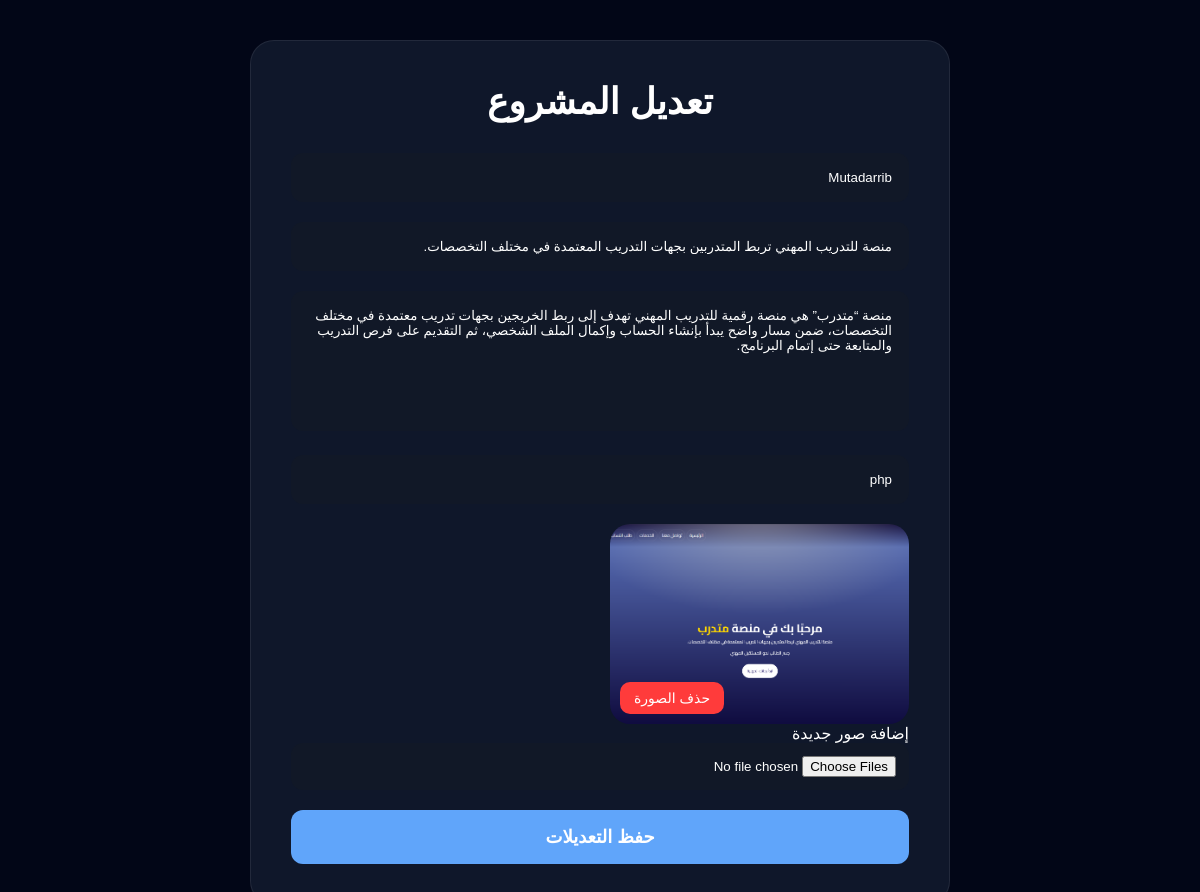
/admin/edit-project.php?id=4 (signed in), run on the app's committed database.
### tables this page shows
CREATE TABLE `projects` (
  `id` int(11) NOT NULL,
  `title` varchar(255) NOT NULL,
  `description` text NOT NULL,
  `content` longtext NOT NULL,
  `technologies` text DEFAULT NULL,
  `created_at` timestamp NOT NULL DEFAULT current_timestamp()
);

CREATE TABLE `project_images` (
  `id` int(11) NOT NULL,
  `project_id` int(11) NOT NULL,
  `image` varchar(255) NOT NULL
);

### admin/edit-project.php (the view, shortened to what this page needs)
<?php
require_once '../config/db.php';
$id = $_GET['id'] ?? 0;
$stmt = $pdo->prepare("
    SELECT *
    FROM projects
    WHERE id = ?
");
$stmt->execute([$id]);
$project = $stmt->fetch();
$imageStmt = $pdo->prepare("
    SELECT *
    FROM project_images
    WHERE project_id = ?
");
$imageStmt->execute([$id]);
$images = $imageStmt->fetchAll();
?>
<!DOCTYPE html>
<html lang="ar" dir="rtl">
<head>
    <link rel="stylesheet" href="../assets/css/admin.css">
</head>
<body>
<div class="admin-page">
    <div class="admin-card">
        <h1>
            تعديل المشروع
        </h1>
        <form method="POST" enctype="multipart/form-data">
            <div class="input-group">
                <input
                    type="text"
                    name="title"
                    value="<?= htmlspecialchars($project['title']) ?>"
                    required
                >
            </div>
            <div class="input-group">
                <input
                    type="text"
                    name="description"
                    value="<?= htmlspecialchars($project['description']) ?>"
                    required
                >
            </div>
            <div class="input-group">
                <textarea
                    name="content"
                ><?= htmlspecialchars($project['content']) ?></textarea>
            </div>
            <div class="input-group">
                <input
                    type="text"
                    name="technologies"
                    value="<?= htmlspecialchars($project['technologies']) ?>"
                >
            </div>
<div class="current-images">
    <?php foreach($images as $img): ?>
        <div class="image-box">
            <img src="../<?= $img['image'] ?>" alt="">
            <a
                href="delete-image.php?id=<?= $img['id'] ?>"
                class="delete-image-btn"
                onclick="return confirm('هل أنت متأكد من حذف الصورة؟')"
            >
                حذف الصورة
            </a>
        </div>
    <?php endforeach; ?>
</div>
            <div class="input-group">
                <label>
                    إضافة صور جديدة
                </label>
                <input
                    type="file"
                    name="images[]"
                    multiple
                >
            </div>
            <button type="submit" class="btn">
                حفظ التعديلات
            </button>
        </form>
    </div>
</div>
</body>
</html>

### assets/css/admin.css (style rules this page uses)
* { margin:0; padding:0; box-sizing:border-box; }
:root { --primary:#60a5fa; --background:#020617; --card:#0f172a; --text:#ffffff; --gray:#94a3b8; --border:rgba(255,255,255,0.08); --success:#16a34a; }
body { background:var(--background); font-family:'Cairo',sans-serif; color:var(--text); }
h1 { margin-bottom:30px; text-align:center; font-size:36px; }
.input-group { margin-bottom:20px; }
input, textarea { width:100%; padding:16px; border:none; border-radius:12px; background:#111827; color:white; font-family:inherit; outline:none; border:1px solid transparent; transition:0.3s; }
textarea { resize:none; height:140px; }
.btn { width:100%; padding:16px; border:none; border-radius:12px; background:var(--primary); color:white; font-size:18px; font-weight:bold; cursor:pointer; transition:0.3s; }
input[type="file"] { padding:12px; }
.admin-page { min-height:100vh; display:flex; justify-content:center; align-items:center; padding:40px; }
.admin-card { width:100%; max-width:700px; background:var(--card); padding:40px; border-radius:24px; border:1px solid var(--border); }
.admin-card h1 { margin-bottom:30px; }
.current-images { display:grid; grid-template-columns:repeat(auto-fill,minmax(200px,1fr)); gap:20px; margin-top:20px; }
.image-box { position:relative; border-radius:20px; overflow:hidden; }
.image-box img { width:100%; height:200px; object-fit:cover; display:block; }
.delete-image-btn { position:absolute; bottom:10px; left:10px; background:#ff3b3b; color:#fff; padding:8px 14px; border-radius:10px; text-decoration:none; font-size:14px; }

### data on the page
projects: title "Mutadarrib", description "منصة للتدريب المهني تربط المتدربين بجهات التدريب المعتمدة في مختلف التخصصات.", content "منصة “متدرب” هي منصة رقمية للتدريب المهني تهدف إلى ربط الخريجين بجهات تدريب معتمدة في مختلف التخصصات، ضمن مسار واضح يبدأ بإنشاء الحساب وإكمال الملف الشخصي، ثم التقديم على فرص التدريب والمتابعة حتى إتمام البرنامج.", technologies "php"
project_images: image (picture)
